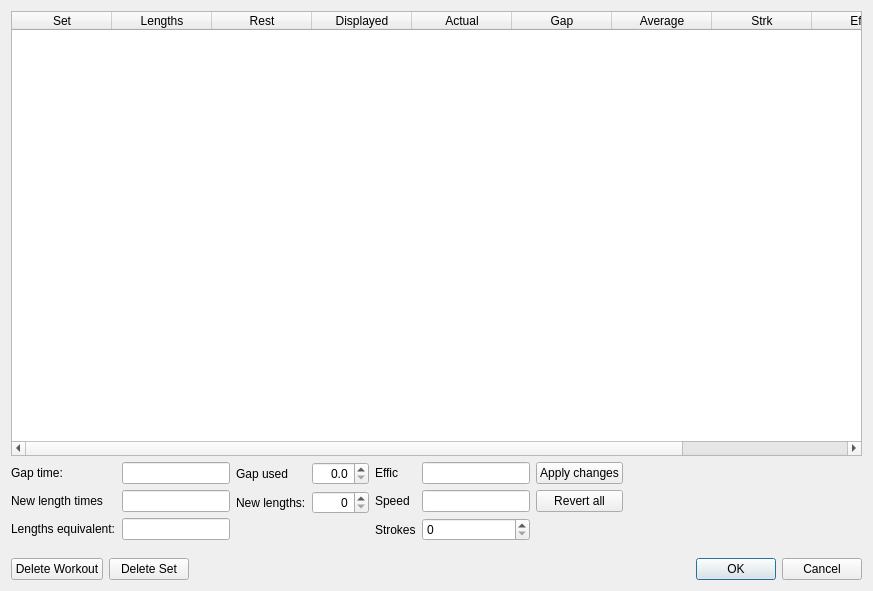
<?xml version="1.0" encoding="UTF-8"?>
<ui version="4.0">
 <class>Edit</class>
 <widget class="QDialog" name="Edit">
  <property name="geometry">
   <rect>
    <x>0</x>
    <y>0</y>
    <width>873</width>
    <height>591</height>
   </rect>
  </property>
  <property name="windowTitle">
   <string>Dialog</string>
  </property>
  <layout class="QGridLayout" name="gridLayout">
   <item row="1" column="0">
    <layout class="QHBoxLayout" name="horizontalLayout_2">
     <item>
      <layout class="QFormLayout" name="formLayout_3">
       <item row="0" column="0">
        <widget class="QLabel" name="gapLabel">
         <property name="text">
          <string>Gap time:</string>
         </property>
        </widget>
       </item>
       <item row="0" column="1">
        <widget class="QLineEdit" name="gapTimeEdit">
         <property name="enabled">
          <bool>true</bool>
         </property>
         <property name="sizePolicy">
          <sizepolicy hsizetype="Preferred" vsizetype="Fixed">
           <horstretch>0</horstretch>
           <verstretch>0</verstretch>
          </sizepolicy>
         </property>
         <property name="alignment">
          <set>Qt::AlignRight|Qt::AlignTrailing|Qt::AlignVCenter</set>
         </property>
         <property name="readOnly">
          <bool>true</bool>
         </property>
        </widget>
       </item>
       <item row="1" column="0">
        <widget class="QLabel" name="lengthLabel">
         <property name="text">
          <string>New length times</string>
         </property>
        </widget>
       </item>
       <item row="1" column="1">
        <widget class="QLineEdit" name="lengthTimeEdit">
         <property name="sizePolicy">
          <sizepolicy hsizetype="Preferred" vsizetype="Fixed">
           <horstretch>0</horstretch>
           <verstretch>0</verstretch>
          </sizepolicy>
         </property>
         <property name="alignment">
          <set>Qt::AlignRight|Qt::AlignTrailing|Qt::AlignVCenter</set>
         </property>
         <property name="readOnly">
          <bool>true</bool>
         </property>
        </widget>
       </item>
       <item row="2" column="0">
        <widget class="QLabel" name="lenEquivLabel">
         <property name="text">
          <string>Lengths equivalent:</string>
         </property>
        </widget>
       </item>
       <item row="2" column="1">
        <widget class="QLineEdit" name="lengthsEquivalentEdit">
         <property name="enabled">
          <bool>true</bool>
         </property>
         <property name="sizePolicy">
          <sizepolicy hsizetype="Preferred" vsizetype="Fixed">
           <horstretch>0</horstretch>
           <verstretch>0</verstretch>
          </sizepolicy>
         </property>
         <property name="alignment">
          <set>Qt::AlignRight|Qt::AlignTrailing|Qt::AlignVCenter</set>
         </property>
         <property name="readOnly">
          <bool>true</bool>
         </property>
        </widget>
       </item>
      </layout>
     </item>
     <item>
      <layout class="QFormLayout" name="formLayout_2">
       <item row="0" column="0">
        <widget class="QLabel" name="gapLabel_2">
         <property name="text">
          <string>Gap used</string>
         </property>
        </widget>
       </item>
       <item row="0" column="1">
        <widget class="QDoubleSpinBox" name="gapTimeUsedSpin">
         <property name="alignment">
          <set>Qt::AlignRight|Qt::AlignTrailing|Qt::AlignVCenter</set>
         </property>
         <property name="decimals">
          <number>1</number>
         </property>
         <property name="singleStep">
          <double>0.500000000000000</double>
         </property>
        </widget>
       </item>
       <item row="1" column="0">
        <widget class="QLabel" name="newLenLabel">
         <property name="text">
          <string>New lengths:</string>
         </property>
        </widget>
       </item>
       <item row="1" column="1">
        <widget class="QSpinBox" name="newLengthsSpin">
         <property name="alignment">
          <set>Qt::AlignRight|Qt::AlignTrailing|Qt::AlignVCenter</set>
         </property>
        </widget>
       </item>
      </layout>
     </item>
     <item>
      <layout class="QFormLayout" name="formLayout_4">
       <item row="0" column="0">
        <widget class="QLabel" name="label_3">
         <property name="text">
          <string>Effic</string>
         </property>
        </widget>
       </item>
       <item row="0" column="1">
        <widget class="QLineEdit" name="efficEdit">
         <property name="sizePolicy">
          <sizepolicy hsizetype="Preferred" vsizetype="Fixed">
           <horstretch>0</horstretch>
           <verstretch>0</verstretch>
          </sizepolicy>
         </property>
         <property name="readOnly">
          <bool>true</bool>
         </property>
        </widget>
       </item>
       <item row="1" column="0">
        <widget class="QLabel" name="label">
         <property name="text">
          <string>Speed</string>
         </property>
        </widget>
       </item>
       <item row="1" column="1">
        <widget class="QLineEdit" name="speedEdit">
         <property name="sizePolicy">
          <sizepolicy hsizetype="Preferred" vsizetype="Fixed">
           <horstretch>0</horstretch>
           <verstretch>0</verstretch>
          </sizepolicy>
         </property>
         <property name="readOnly">
          <bool>true</bool>
         </property>
        </widget>
       </item>
       <item row="2" column="0">
        <widget class="QLabel" name="label_2">
         <property name="text">
          <string>Strokes</string>
         </property>
        </widget>
       </item>
       <item row="2" column="1">
        <widget class="QSpinBox" name="strokesEdit">
         <property name="sizePolicy">
          <sizepolicy hsizetype="Minimum" vsizetype="Fixed">
           <horstretch>0</horstretch>
           <verstretch>0</verstretch>
          </sizepolicy>
         </property>
        </widget>
       </item>
      </layout>
     </item>
     <item>
      <layout class="QVBoxLayout" name="verticalLayout">
       <item>
        <widget class="QPushButton" name="adjustButton">
         <property name="toolTip">
          <string>&lt;html&gt;&lt;head/&gt;&lt;body&gt;&lt;p&gt;Adjust length times for this set.&lt;/p&gt;&lt;/body&gt;&lt;/html&gt;</string>
         </property>
         <property name="text">
          <string>Apply changes</string>
         </property>
        </widget>
       </item>
       <item>
        <widget class="QPushButton" name="revertButton">
         <property name="toolTip">
          <string>&lt;html&gt;&lt;head/&gt;&lt;body&gt;&lt;p&gt;Revert all changes.&lt;/p&gt;&lt;/body&gt;&lt;/html&gt;</string>
         </property>
         <property name="text">
          <string>Revert all</string>
         </property>
        </widget>
       </item>
       <item>
        <spacer name="verticalSpacer">
         <property name="orientation">
          <enum>Qt::Vertical</enum>
         </property>
         <property name="sizeType">
          <enum>QSizePolicy::Preferred</enum>
         </property>
         <property name="sizeHint" stdset="0">
          <size>
           <width>20</width>
           <height>40</height>
          </size>
         </property>
        </spacer>
       </item>
      </layout>
     </item>
     <item>
      <spacer name="horizontalSpacer">
       <property name="orientation">
        <enum>Qt::Horizontal</enum>
       </property>
       <property name="sizeType">
        <enum>QSizePolicy::Expanding</enum>
       </property>
       <property name="sizeHint" stdset="0">
        <size>
         <width>40</width>
         <height>20</height>
        </size>
       </property>
      </spacer>
     </item>
    </layout>
   </item>
   <item row="0" column="0">
    <widget class="QTableWidget" name="setsGrid">
     <column>
      <property name="text">
       <string>Set</string>
      </property>
     </column>
     <column>
      <property name="text">
       <string>Lengths</string>
      </property>
     </column>
     <column>
      <property name="text">
       <string>Rest</string>
      </property>
     </column>
     <column>
      <property name="text">
       <string>Displayed</string>
      </property>
     </column>
     <column>
      <property name="text">
       <string>Actual</string>
      </property>
     </column>
     <column>
      <property name="text">
       <string>Gap</string>
      </property>
     </column>
     <column>
      <property name="text">
       <string>Average</string>
      </property>
     </column>
     <column>
      <property name="text">
       <string>Strk</string>
      </property>
     </column>
     <column>
      <property name="text">
       <string>Effic</string>
      </property>
     </column>
     <column>
      <property name="text">
       <string>Speed</string>
      </property>
     </column>
    </widget>
   </item>
   <item row="6" column="0">
    <layout class="QHBoxLayout" name="horizontalLayout">
     <item>
      <widget class="QPushButton" name="deleteAllButton">
       <property name="toolTip">
        <string>&lt;html&gt;&lt;head/&gt;&lt;body&gt;&lt;p&gt;Delete entire workout.&lt;/p&gt;&lt;/body&gt;&lt;/html&gt;</string>
       </property>
       <property name="text">
        <string>Delete Workout</string>
       </property>
      </widget>
     </item>
     <item>
      <widget class="QPushButton" name="deleteButton">
       <property name="toolTip">
        <string>&lt;html&gt;&lt;head/&gt;&lt;body&gt;&lt;p&gt;Delete selected set.&lt;/p&gt;&lt;/body&gt;&lt;/html&gt;</string>
       </property>
       <property name="text">
        <string>Delete Set</string>
       </property>
      </widget>
     </item>
     <item>
      <widget class="QDialogButtonBox" name="buttonBox">
       <property name="orientation">
        <enum>Qt::Horizontal</enum>
       </property>
       <property name="standardButtons">
        <set>QDialogButtonBox::Cancel|QDialogButtonBox::Ok</set>
       </property>
      </widget>
     </item>
    </layout>
   </item>
  </layout>
 </widget>
 <resources/>
 <connections>
  <connection>
   <sender>buttonBox</sender>
   <signal>accepted()</signal>
   <receiver>Edit</receiver>
   <slot>accept()</slot>
   <hints>
    <hint type="sourcelabel">
     <x>345</x>
     <y>583</y>
    </hint>
    <hint type="destinationlabel">
     <x>157</x>
     <y>274</y>
    </hint>
   </hints>
  </connection>
  <connection>
   <sender>buttonBox</sender>
   <signal>rejected()</signal>
   <receiver>Edit</receiver>
   <slot>reject()</slot>
   <hints>
    <hint type="sourcelabel">
     <x>413</x>
     <y>583</y>
    </hint>
    <hint type="destinationlabel">
     <x>286</x>
     <y>274</y>
    </hint>
   </hints>
  </connection>
 </connections>
</ui>
